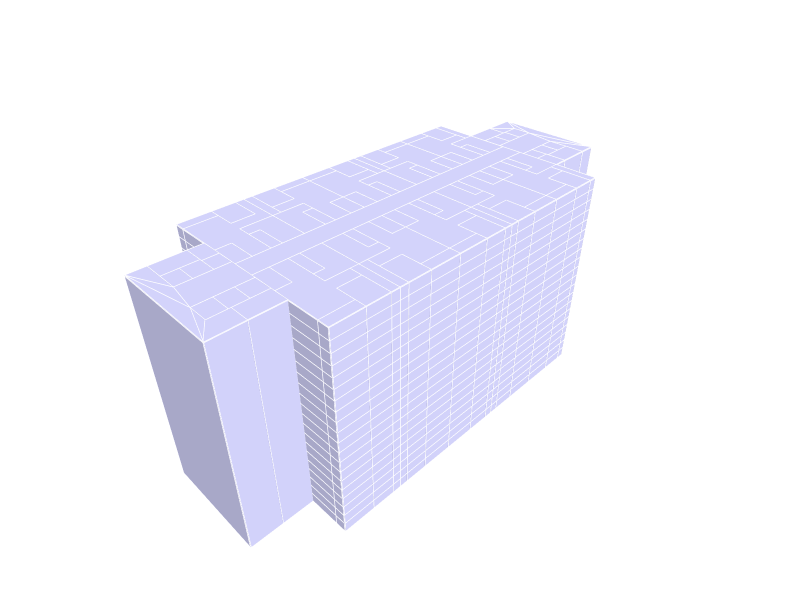

The code cell stored with this chart in its notebook:
### Markdown cell above
## 5. Show the geometry

### Code cell
Topology.Show(objects,
              faceColor=[210,210,250],
            #   faceOpacity=1,
              edgeColor="white",
              edgeWidth=3,
              faceOpacity=0.3,
              showVertices=False,
              backgroundColor="white",
              width=800,
              height=600,
              renderer = renderer)

### Figure 1 — Plotly figure (JSON) as saved in the notebook; plotly's stock layout.template omitted (floating-point values rounded to 4 significant figures; data arrays with more than 128 entries replaced by an {"elided": "..."} marker saying what was removed)
{"data": [{"hoverinfo": "text", "legendgroup": "2", "legendrank": 2, "line": {"color": "white", "dash": "solid", "width": 3}, "marker": {"size": 0}, "mode": "lines", "name": "1: default (Edges)", "showlegend": false, "text": "", "type": "scatter3d", "x": {"elided": "106692 int values"}, "y": {"elided": "106692 int values"}, "z": {"elided": "106692 int values"}}, {"cmax": 1, "cmin": 0, "color": "#D2D2FA", "colorscale": [[0, "#440154"], [0.1111, "#482878"], [0.2222, "#3e4989"], [0.3333, "#31688e"], [0.4444, "#26828e"], [0.5556, "#1f9e89"], [0.6667, "#35b779"], [0.7778, "#6ece58"], [0.8889, "#b5de2b"], [1, "#fde725"]], "flatshading": true, "hoverinfo": "text", "hovertext": "", "i": {"elided": "17772 int values"}, "j": {"elided": "17772 int values"}, "k": {"elided": "17772 int values"}, "legendgroup": "3", "legendrank": 3, "lighting": {"facenormalsepsilon": 0}, "name": "1: default (Faces)", "opacity": 1, "showlegend": false, "showscale": false, "text": "", "type": "mesh3d", "x": {"elided": "3991 int values"}, "y": {"elided": "3991 int values"}, "z": {"elided": "3991 int values"}}], "layout": {"autosize": true, "height": 600, "margin": {"b": 40, "l": 40, "r": 40, "t": 40}, "paper_bgcolor": "#FFFFFF", "plot_bgcolor": "#FFFFFF", "scene": {"aspectmode": "data", "camera": {"center": {"x": 0, "y": 0, "z": 0}, "eye": {"x": -1.25, "y": -1.25, "z": 1.25}, "projection": {"type": "perspective"}, "up": {"x": 0, "y": 0, "z": 1}}, "xaxis": {"visible": false}, "yaxis": {"visible": false}, "zaxis": {"visible": false}}, "showlegend": true, "width": 800, "xaxis": {"showgrid": false, "visible": false, "zeroline": false}, "yaxis": {"showgrid": false, "visible": false, "zeroline": false}}}
